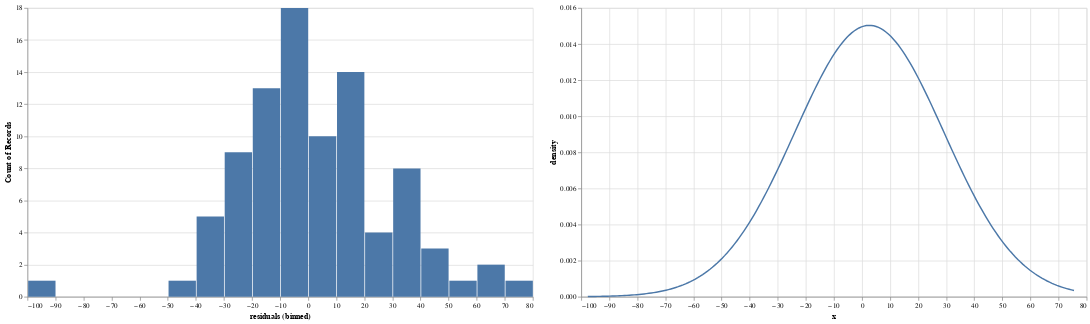

Notebook cell for this chart:
### Code cell
xt = np.linspace(predictions_df["residuals"].min(), predictions_df["residuals"].max(), 200)
density = stats.norm.pdf(xt, mu, s)

density_chart = alt.Chart(pd.DataFrame({"x": xt, "density": density})).mark_line() \
.encode(
    x = alt.X("x:Q"),
    y = alt.Y("density:Q"),
).properties(width=700, height=400)

alt.ConcatChart(concat=[histogram, density_chart])

### Figure 1 — Vega-Lite specification as saved in the notebook (floating-point values rounded to 4 significant figures; data arrays with more than 128 entries replaced by an {"elided": "..."} marker saying what was removed)
{"$schema": "https://vega.github.io/schema/vega-lite/v4.8.1.json", "concat": [{"data": {"name": "data-33c5306ad99be842661adb2201b79e32"}, "encoding": {"x": {"bin": {"maxbins": 30}, "field": "residuals", "type": "quantitative"}, "y": {"aggregate": "count", "type": "quantitative"}}, "height": 400, "mark": "bar", "width": 700}, {"data": {"name": "data-04f1ae01f594d1d458fc1a9e78cb45d2"}, "encoding": {"x": {"field": "x", "type": "quantitative"}, "y": {"field": "density", "type": "quantitative"}}, "height": 400, "mark": "line", "width": 700}], "config": {"view": {"continuousHeight": 300, "continuousWidth": 400}}, "datasets": {"data-04f1ae01f594d1d458fc1a9e78cb45d2": {"elided": "200 records"}, "data-33c5306ad99be842661adb2201b79e32": [{"dt": "2020-05-21T00:00:00", "forcasted sales": 173.6, "residuals": -7.554, "sales": 166}, {"dt": "2020-05-22T00:00:00", "forcasted sales": 180.9, "residuals": -31.91, "sales": 149}, {"dt": "2020-05-23T00:00:00", "forcasted sales": 141.4, "residuals": 32.6, "sales": 174}, {"dt": "2020-05-24T00:00:00", "forcasted sales": 177.6, "residuals": -31.57, "sales": 146}, {"dt": "2020-05-25T00:00:00", "forcasted sales": 141.9, "residuals": -28.89, "sales": 113}, {"dt": "2020-05-26T00:00:00", "forcasted sales": 125.0, "residuals": -16.0, "sales": 109}, {"dt": "2020-05-27T00:00:00", "forcasted sales": 120.9, "residuals": -0.8582, "sales": 120}, {"dt": "2020-05-28T00:00:00", "forcasted sales": 130.2, "residuals": -0.1742, "sales": 130}, {"dt": "2020-05-29T00:00:00", "forcasted sales": 137.5, "residuals": -18.55, "sales": 119}, {"dt": "2020-05-30T00:00:00", "forcasted sales": 131.3, "residuals": -24.34, "sales": 107}, {"dt": "2020-05-31T00:00:00", "forcasted sales": 124.2, "residuals": -19.15, "sales": 105}, {"dt": "2020-06-01T00:00:00", "forcasted sales": 121.5, "residuals": -11.48, "sales": 110}, {"dt": "2020-06-02T00:00:00", "forcasted sales": 121.5, "residuals": -34.55, "sales": 87}, {"dt": "2020-06-03T00:00:00", "forcasted sales": 108.3, "residuals": -0.2735, "sales": 108}, {"dt": "2020-06-04T00:00:00", "forcasted sales": 111.6, "residuals": -4.602, "sales": 107}, {"dt": "2020-06-05T00:00:00", "forcasted sales": 117.3, "residuals": -10.27, "sales": 107}, {"dt": "2020-06-06T00:00:00", "forcasted sales": 116.4, "residuals": -19.41, "sales": 97}, {"dt": "2020-06-07T00:00:00", "forcasted sales": 114.7, "residuals": 9.346, "sales": 124}, {"dt": "2020-06-08T00:00:00", "forcasted sales": 132.9, "residuals": 9.059, "sales": 142}, {"dt": "2020-06-09T00:00:00", "forcasted sales": 137.1, "residuals": 32.91, "sales": 170}, {"dt": "2020-06-10T00:00:00", "forcasted sales": 160.0, "residuals": 33.03, "sales": 193}, {"dt": "2020-06-11T00:00:00", "forcasted sales": 177.3, "residuals": -25.27, "sales": 152}, {"dt": "2020-06-12T00:00:00", "forcasted sales": 145.5, "residuals": -0.4725, "sales": 145}, {"dt": "2020-06-13T00:00:00", "forcasted sales": 138.3, "residuals": -10.28, "sales": 128}, {"dt": "2020-06-14T00:00:00", "forcasted sales": 135.7, "residuals": 2.299, "sales": 138}, {"dt": "2020-06-15T00:00:00", "forcasted sales": 137.1, "residuals": 12.94, "sales": 150}, {"dt": "2020-06-16T00:00:00", "forcasted sales": 136.9, "residuals": 12.08, "sales": 149}, {"dt": "2020-06-17T00:00:00", "forcasted sales": 137.8, "residuals": 16.2, "sales": 154}, {"dt": "2020-06-18T00:00:00", "forcasted sales": 138.5, "residuals": 13.51, "sales": 152}, {"dt": "2020-06-19T00:00:00", "forcasted sales": 138.3, "residuals": 6.655, "sales": 145}, {"dt": "2020-06-20T00:00:00", "forcasted sales": 138.5, "residuals": 3.464, "sales": 142}, {"dt": "2020-06-21T00:00:00", "forcasted sales": 138.2, "residuals": 14.8, "sales": 153}, {"dt": "2020-06-22T00:00:00", "forcasted sales": 137.8, "residuals": 11.2, "sales": 149}, {"dt": "2020-06-23T00:00:00", "forcasted sales": 138.0, "residuals": 17.04, "sales": 155}, {"dt": "2020-06-24T00:00:00", "forcasted sales": 140.2, "residuals": 9.779, "sales": 150}, {"dt": "2020-06-25T00:00:00", "forcasted sales": 138.0, "residuals": 34.04, "sales": 172}, {"dt": "2020-06-26T00:00:00", "forcasted sales": 162.8, "residuals": -34.84, "sales": 128}, {"dt": "2020-06-27T00:00:00", "forcasted sales": 136.8, "residuals": -8.841, "sales": 128}, {"dt": "2020-06-28T00:00:00", "forcasted sales": 134.0, "residuals": 43.97, "sales": 178}, {"dt": "2020-06-29T00:00:00", "forcasted sales": 162.0, "residuals": 17.02, "sales": 179}, {"dt": "2020-06-30T00:00:00", "forcasted sales": 171.0, "residuals": 10.95, "sales": 182}, {"dt": "2020-07-01T00:00:00", "forcasted sales": 182.9, "residuals": 7.06, "sales": 190}, {"dt": "2020-07-02T00:00:00", "forcasted sales": 181.7, "residuals": -18.74, "sales": 163}, {"dt": "2020-07-03T00:00:00", "forcasted sales": 157.3, "residuals": 9.741, "sales": 167}, {"dt": "2020-07-04T00:00:00", "forcasted sales": 156.8, "residuals": -3.79, "sales": 153}, {"dt": "2020-07-05T00:00:00", "forcasted sales": 132.9, "residuals": 48.08, "sales": 181}, {"dt": "2020-07-06T00:00:00", "forcasted sales": 153.9, "residuals": 33.1, "sales": 187}, {"dt": "2020-07-07T00:00:00", "forcasted sales": 169.6, "residuals": 21.44, "sales": 191}, {"dt": "2020-07-08T00:00:00", "forcasted sales": 176.2, "residuals": 27.78, "sales": 204}, {"dt": "2020-07-09T00:00:00", "forcasted sales": 187.8, "residuals": -24.82, "sales": 163}, {"dt": "2020-07-10T00:00:00", "forcasted sales": 152.4, "residuals": 24.6, "sales": 177}, {"dt": "2020-07-11T00:00:00", "forcasted sales": 159.0, "residuals": -3.952, "sales": 155}, {"dt": "2020-07-12T00:00:00", "forcasted sales": 134.5, "residuals": 75.51, "sales": 210}, {"dt": "2020-07-13T00:00:00", "forcasted sales": 164.6, "residuals": -2.564, "sales": 162}, {"dt": "2020-07-14T00:00:00", "forcasted sales": 145.2, "residuals": 13.84, "sales": 159}, {"dt": "2020-07-15T00:00:00", "forcasted sales": 131.1, "residuals": 61.85, "sales": 193}, {"dt": "2020-07-16T00:00:00", "forcasted sales": 160.1, "residuals": 12.93, "sales": 173}, {"dt": "2020-07-17T00:00:00", "forcasted sales": 169.8, "residuals": -5.774, "sales": 164}, {"dt": "2020-07-18T00:00:00", "forcasted sales": 157.9, "residuals": -22.85, "sales": 135}, {"dt": "2020-07-19T00:00:00", "forcasted sales": 131.4, "residuals": -4.377, "sales": 127}, {"dt": "2020-07-20T00:00:00", "forcasted sales": 125.3, "residuals": -3.347, "sales": 122}, {"dt": "2020-07-21T00:00:00", "forcasted sales": 122.4, "residuals": -3.441, "sales": 119}, {"dt": "2020-07-22T00:00:00", "forcasted sales": 104.6, "residuals": -97.65, "sales": 7}, {"dt": "2020-07-23T00:00:00", "forcasted sales": 32.5, "residuals": -26.5, "sales": 6}, {"dt": "2020-07-24T00:00:00", "forcasted sales": 22.23, "residuals": -21.23, "sales": 1}, {"dt": "2020-07-25T00:00:00", "forcasted sales": 13.51, "residuals": -8.507, "sales": 5}, {"dt": "2020-07-26T00:00:00", "forcasted sales": 31.05, "residuals": -28.05, "sales": 3}, {"dt": "2020-07-27T00:00:00", "forcasted sales": 21.06, "residuals": -17.06, "sales": 4}, {"dt": "2020-07-28T00:00:00", "forcasted sales": 19.93, "residuals": -16.93, "sales": 3}, {"dt": "2020-07-29T00:00:00", "forcasted sales": 14.06, "residuals": -10.06, "sales": 4}, {"dt": "2020-07-30T00:00:00", "forcasted sales": 12.65, "residuals": -7.653, "sales": 5}, {"dt": "2020-07-31T00:00:00", "forcasted sales": 56.95, "residuals": 36.05, "sales": 93}, {"dt": "2020-08-01T00:00:00", "forcasted sales": 91.4, "residuals": 65.6, "sales": 157}, {"dt": "2020-08-02T00:00:00", "forcasted sales": 128.1, "residuals": 31.94, "sales": 160}, {"dt": "2020-08-03T00:00:00", "forcasted sales": 134.1, "residuals": 8.885, "sales": 143}, {"dt": "2020-08-04T00:00:00", "forcasted sales": 128.3, "residuals": 19.69, "sales": 148}, {"dt": "2020-08-05T00:00:00", "forcasted sales": 124.7, "residuals": 19.33, "sales": 144}, {"dt": "2020-08-06T00:00:00", "forcasted sales": 125.8, "residuals": -0.8443, "sales": 125}, {"dt": "2020-08-07T00:00:00", "forcasted sales": 113.6, "residuals": 36.43, "sales": 150}, {"dt": "2020-08-08T00:00:00", "forcasted sales": 117.7, "residuals": 41.32, "sales": 159}, {"dt": "2020-08-09T00:00:00", "forcasted sales": 123.7, "residuals": 51.28, "sales": 175}, {"dt": "2020-08-10T00:00:00", "forcasted sales": 156.0, "residuals": 7.965, "sales": 164}, {"dt": "2020-08-11T00:00:00", "forcasted sales": 159.6, "residuals": -13.57, "sales": 146}, {"dt": "2020-08-12T00:00:00", "forcasted sales": 127.1, "residuals": -42.08, "sales": 85}, {"dt": "2020-08-13T00:00:00", "forcasted sales": 87.27, "residuals": -1.271, "sales": 86}, {"dt": "2020-08-14T00:00:00", "forcasted sales": 86.23, "residuals": 15.77, "sales": 102}, {"dt": "2020-08-15T00:00:00", "forcasted sales": 91.09, "residuals": -19.09, "sales": 72}, {"dt": "2020-08-16T00:00:00", "forcasted sales": 66.54, "residuals": 24.46, "sales": 91}, {"dt": "2020-08-17T00:00:00", "forcasted sales": 85.34, "residuals": -25.34, "sales": 60}, {"dt": "2020-08-18T00:00:00", "forcasted sales": 47.2, "residuals": -32.2, "sales": 15}]}}
